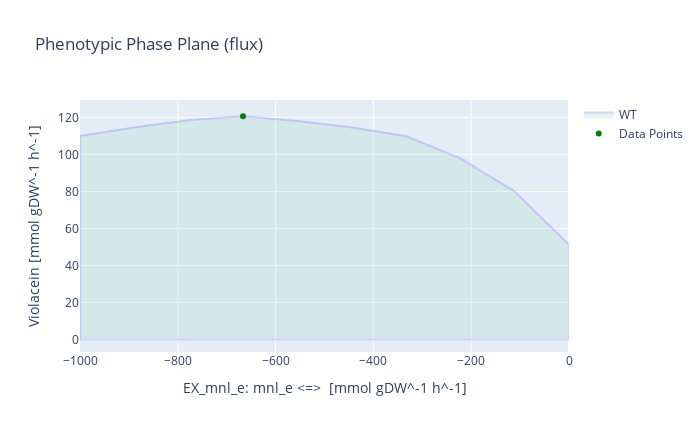

Notebook code for this chart:
### Code cell
# With D-mannitol as substrate
medium = model_LB_vio_fad.medium
with model_LB_vio_fad:
    medium['EX_glc__D_e'] = 0
    medium['EX_mnl_e'] = 1000
    model_LB_vio_fad.medium = medium
    model_LB_vio_fad.objective = model_LB_vio_fad.reactions.Growth
    growth_rate = model_LB_vio_fad.optimize().objective_value
    model_LB_vio_fad.objective = model_LB_vio_fad.reactions.Violacein
    violacein_production = model_LB_vio_fad.optimize().objective_value
    violacein_mnl_yield = violacein_production / (-1*model_LB_vio_fad.reactions.EX_mnl_e.flux)
    
    print('Growth rate for V. natriegens [h^-1]:', growth_rate)
    print('Max. violacein production [mmol gDW^-1 h^-1]:', violacein_production)
    print('Theoretical maximum yield [mmol_vio / mmol_mnl]:', violacein_mnl_yield)
    
    model_LB_vio_fad.reactions.EX_mnl_e.bounds = -5000,1000
    result = phenotypic_phase_plane(model_LB_vio_fad, 
                                variables=[model_LB_vio_fad.reactions.EX_mnl_e],
                                objective=model_LB_vio_fad.reactions.Violacein,
                                points=10)
    x = result.data_frame.EX_mnl_e[result.data_frame.objective_upper_bound.idxmax()]
    y = result.data_frame.objective_upper_bound[result.data_frame.objective_upper_bound.idxmax()]
    result.plot(plotter, points=[(x,y)], points_colors=["green"])
    print("The optimal D-mannitol uptake for Violacein flux is:", result.data_frame.EX_mnl_e[result.data_frame.objective_upper_bound.idxmax()])

### Figure 1 — Plotly figure (JSON) as saved in the notebook; plotly's stock layout.template omitted (floating-point values rounded to 4 significant figures)
{"data": [{"fill": "toself", "fillcolor": "#B3E2CD", "hoverinfo": "none", "marker": {"line": {"color": "#B3E2CD"}, "opacity": 0.3}, "mode": "lines", "name": "WT", "opacity": 0.3, "type": "scatter", "x": [-1000.0, -888.9, -777.8, -666.7, -555.6, -444.4, -333.3, -222.2, -111.1, 0, 0, -111.1, -222.2, -333.3, -444.4, -555.6, -666.7, -777.8, -888.9, -1000.0, -1000.0, -1000.0], "y": [0, 0, -2.842e-14, 1.421e-13, 1.023e-12, 0, 9.948e-14, 2.842e-14, -1.492e-13, 0, 51.03, 79.97, 97.85, 109.8, 114.6, 118.2, 120.6, 118.5, 114.5, 109.9, 0, 109.9]}, {"marker": {"color": ["green"]}, "mode": "markers", "name": "Data Points", "type": "scatter", "x": [-666.7], "y": [120.6]}], "layout": {"height": 432, "title": {"text": "Phenotypic Phase Plane (flux)"}, "width": 700, "xaxis": {"autorange": true, "range": [-1000.0, 0], "title": {"text": "EX_mnl_e: mnl_e <=>  [mmol gDW^-1 h^-1]"}, "type": "linear"}, "yaxis": {"autorange": true, "range": [-6.813, 129.4], "title": {"text": "Violacein [mmol gDW^-1 h^-1]"}, "type": "linear"}}}
